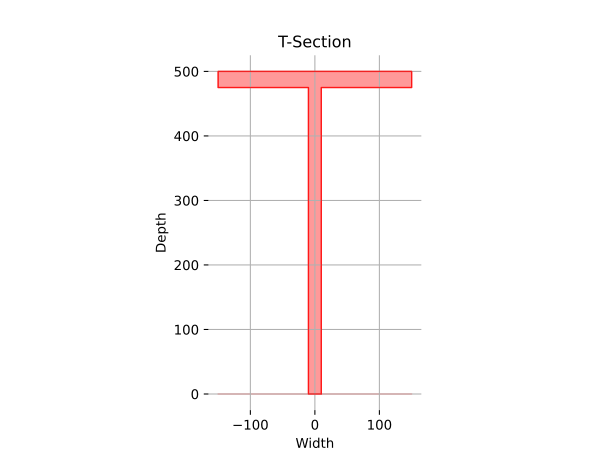

Python code for this plot:
import matplotlib.pyplot as plt
import pandas as pd

# Load data from CSV file
data = pd.read_csv('4.csv')

def plot_data(data):

    # Extract title, X-axis label, Y-axis label, and data points
    title   = data.columns[0]
    x_label = data.columns[1]
    y_label = data.columns[2]
    d_label = data.columns[3]
    op_file = data.columns[4]
    
    # Extract x and y values from the data
    x = data[data.columns[0]].tolist()
    y = data[data.columns[1]].tolist()
    
    # Customize the Plot
    plt.plot(x, y, color='red', alpha=.8, label=d_label, linewidth=1)
    plt.fill_between(x, y, color='red', alpha=.4)
    
    plt.gca().set_aspect('equal', adjustable='box')  # Set aspect ratio to be equal
    plt.gca().spines['top'].set_visible(False)
    plt.gca().spines['right'].set_visible(False)
    plt.gca().spines['bottom'].set_visible(False)
    plt.gca().spines['left'].set_visible(False)



    plt.title(title)
    plt.xlabel(x_label)
    plt.ylabel(y_label)
    #plt.legend()
    plt.grid()

    plt.savefig(op_file + '.svg', format='svg')
    #plt.show()

# Call the function with data and output name
plot_data(data)
